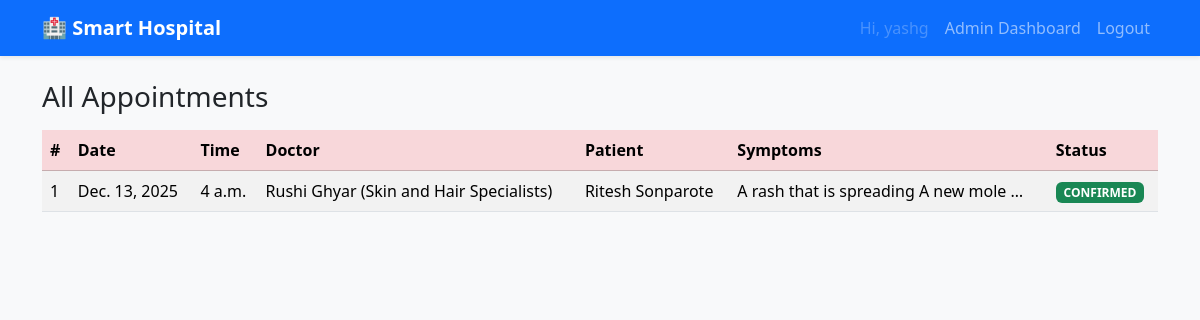
Screenshot of /accounts/dashboard/admin/appointments/ (signed in) with the database file from the repository.
### appointments/models.py (models this page shows, shortened)
class Appointment(models.Model):
    STATUS_CHOICES = [
        ("PENDING", "Pending"),
        ("CONFIRMED", "Confirmed"),
        ("CANCELLED", "Cancelled"),
    ]
    doctor = models.ForeignKey(
        Doctor,
        on_delete=models.CASCADE,
        related_name="appointments",
    )
    patient = models.ForeignKey(
        Patient,
        on_delete=models.CASCADE,
        related_name="appointments",
    )
    date = models.DateField()
    time = models.TimeField()
    symptoms = models.TextField()
    status = models.CharField(max_length=10, choices=STATUS_CHOICES, default="PENDING")
    created_at = models.DateTimeField(auto_now_add=True)

### doctors/models.py (models this page shows, shortened)
class Doctor(models.Model):
    user = models.OneToOneField(
        User,
        on_delete=models.CASCADE,
        related_name="doctor",
    )
    specialization = models.CharField(max_length=100)
    phone = models.CharField(max_length=20, blank=True)
    experience_years = models.PositiveIntegerField(default=0)
    room_no = models.CharField(max_length=20, blank=True)

### patients/models.py (models this page shows, shortened)
class Patient(models.Model):
    user = models.OneToOneField(
        User,
        on_delete=models.CASCADE,
        related_name="patient",
    )
    dob = models.DateField(null=True, blank=True)
    gender = models.CharField(max_length=10, blank=True)
    address = models.TextField(blank=True)
    blood_group = models.CharField(max_length=5, blank=True)
    phone = models.CharField(max_length=20, blank=True)

### accounts/views.py (the view)
# urls.py: path("dashboard/admin/appointments/", views.admin_appointment_list, name="admin_appointments"),
@login_required
def admin_appointment_list(request):
    if not request.user.is_superuser:
        return redirect("home")
    appointments = Appointment.objects.select_related("doctor__user", "patient__user").order_by(
        "-date", "-time"
    )
    return render(
        request,
        "accounts/manage_appointments.html",
        {"appointments": appointments},
    )

### accounts/templates/accounts/manage_appointments.html (shortened to what this page needs)
{% extends "base.html" %}
{% block content %}
<h3 class="mb-3">All Appointments</h3>
<table class="table table-striped table-hover align-middle">
    <thead class="table-danger">
        <tr>
            <th>#</th>
            <th>Date</th>
            <th>Time</th>
            <th>Doctor</th>
            <th>Patient</th>
            <th>Symptoms</th>
            <th>Status</th>
        </tr>
    </thead>
    <tbody>
        {% for a in appointments %}
            <tr>
                <td>{{ forloop.counter }}</td>
                <td>{{ a.date }}</td>
                <td>{{ a.time }}</td>
                <td>{{ a.doctor.user.first_name }} ({{ a.doctor.specialization }})</td>
                <td>{{ a.patient.user.first_name }}</td>
                <td>{{ a.symptoms|truncatechars:40 }}</td>
                <td>
                    <span class="badge
                        {% if a.status == 'CONFIRMED' %}bg-success{% endif %}
                        {% if a.status == 'CANCELLED' %}bg-secondary{% endif %}">
                        {{ a.status }}
                    </span>
                </td>
            </tr>
        {% empty %}
            <tr>
                <td colspan="7" class="text-center text-muted">No appointments found.</td>
            </tr>
        {% endfor %}
    </tbody>
</table>
{% endblock %}

### hospital_project/templates/base.html (shortened to what this page needs)
<!DOCTYPE html>
<html lang="en">
<head>
    <link href="https://cdn.jsdelivr.net/npm/bootstrap@5.3.3/dist/css/bootstrap.min.css" rel="stylesheet">
    <link rel="stylesheet" href="/static/css/style.css">
</head>
<body class="bg-light">
<nav class="navbar navbar-expand-lg navbar-dark bg-primary shadow-sm">
    <div class="container">
        <a class="navbar-brand fw-bold" href="{% url 'home' %}">🏥 Smart Hospital</a>
        <div class="collapse navbar-collapse" id="navbarSupportedContent">
            <ul class="navbar-nav ms-auto mb-2 mb-lg-0">
                {% if user.is_authenticated %}
                    <li class="nav-item">
                        <span class="nav-link disabled">Hi, {{ user.username }}</span>
                    </li>
                    {% if user.is_superuser %}
                        <li class="nav-item">
                            <a class="nav-link" href="{% url 'admin_dashboard' %}">Admin Dashboard</a>
                        </li>
                    {% endif %}
                    <li class="nav-item">
                        <a class="nav-link" href="{% url 'logout' %}">Logout</a>
                    </li>
                {% endif %}
            </ul>
        </div>
    </div>
</nav>
<div class="container py-4">
    {% block content %}{% endblock %}
</div>
</body>
</html>

### static/css/style.css (style rules this page uses)
body { font-family: system-ui, -apple-system, BlinkMacSystemFont, "Segoe UI", sans-serif; }
.navbar-brand { font-size: 1.25rem; }

### rows the page displays
Appointment: date "Dec. 13, 2025", time "4 a.m.", doctor.user.first_name "Rushi Ghyar", doctor.specialization "Skin and Hair Specialists", patient.user.first_name "Ritesh Sonparote", symptoms "A rash that is spreading A new mole …", status "CONFIRMED"

### other values shown
{{ user.username }} "yashg"
